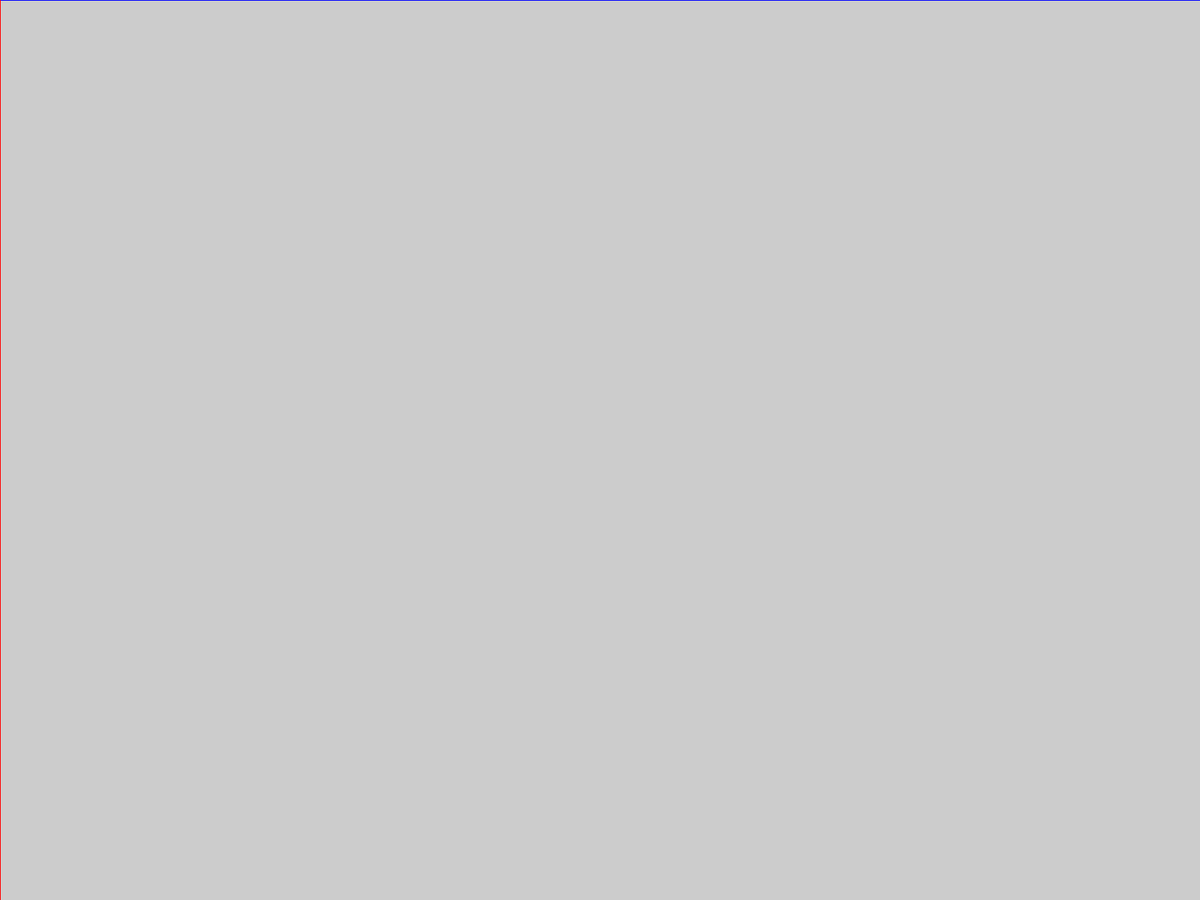
Frame 1 (no input)
Frame 60 (the mouse pressed at the canvas centre just before this capture): identical to frame 1, image omitted
Frame 120 (the mouse held since frame 60 and released just before this capture): identical to frame 1, image omitted

The Processing sketch that drew this single still picture (run headless with seeded random() and noise(); from frame 60 on, the mouse is pressed at the canvas centre):

// Processing sketch: two_lines
// ── two_lines.pde
final color red = color(255, 0, 0);
final color blue = color(0, 0, 255);
int px = 0;
int py = 0;

void setup(){
   fullScreen();
   
   stroke(blue);
   line(0, py, width, py);
   py += 10;
   stroke(red);
   line(px, 0, px, height);
   px += 10;
}

void draw(){
  
}

void mouseMoved(){
    if (mouseX > pmouseX){
    stroke(red);
    line(px, 0, px, height);
    px += 10;
  }
  if(mouseY > pmouseY){
    stroke(blue);
    line(0, py, width, py);
    py += 10;
  }
}
